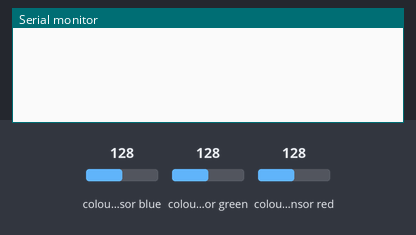
The sketch below on a simulated Arduino Uno, built with avr-gcc and run on an emulated ATmega328P. Parts: the last lines printed to the serial monitor. Wiring (inferred from the names in the program): TCS3200 colour sensor: output pin 10; S2 pin 12; S3 pin 11; S0 pin 8; S1 pin 9. The inputs (shaded band) are chosen by the test bench; at power-on: colour sensor blue 128, colour sensor green 128, colour sensor red 128.

Above: at 1.2 s.
1.3 s: colour sensor blue set to 191
At 1.83 s:
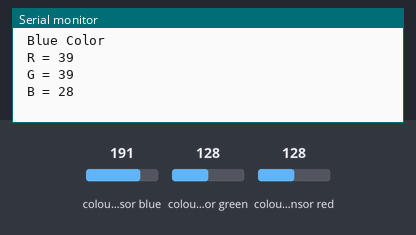
3.0 s: colour sensor green set to 250
At 3.33 s:
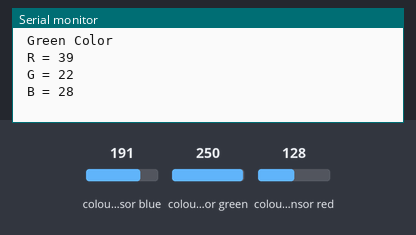

The sketch:

right_color.ino
```cpp
// Define some keywords so that we make our life easier (connect the sensor pins with the arduino's pins)
#define S0 8
#define S1 9
#define S2 12
#define S3 11
#define sensorOut 10

// Initialize the sensor's output values
int red = 0;
int green = 0;
int blue = 0;

// setup the arduino before running
void setup()
{
  // Begins serial communication
  // set data rate to 9600 bps for the communication between arduino board and pc
  Serial.begin(9600);

  // Setting the outputs and inputs
  pinMode(S0, OUTPUT);
  pinMode(S1, OUTPUT);
  pinMode(S2, OUTPUT);
  pinMode(S3, OUTPUT);
  pinMode(sensorOut, INPUT);

  // Setting frequency scaling to 100%
  digitalWrite(S0, HIGH);
  digitalWrite(S1, HIGH);
}

// the main function
void loop()
{
  // Let's read the red component using the red filters
  digitalWrite(S2, LOW);
  digitalWrite(S3, LOW);
  red = pulseIn(sensorOut, digitalRead(sensorOut) == HIGH ? LOW : HIGH);
  // Let's read the blue component using the blue filters
  digitalWrite(S3, HIGH);
  blue = pulseIn(sensorOut, digitalRead(sensorOut) == HIGH ? LOW : HIGH);
  // Let's read the green component using the green filters
  digitalWrite(S2, HIGH);
  green = pulseIn(sensorOut, digitalRead(sensorOut) == HIGH ? LOW : HIGH);

  // Check at what color range we are in (RGB)
  if (red < blue && red < green && red < 20)
  {
   Serial.println(" Red Color");
   Serial.print(" R = ");
   Serial.println(red);
   Serial.print(" G = ");
   Serial.println(green);
   Serial.print(" B = ");
   Serial.println(blue);
   Serial.println("   ");
  }

  else if (blue < red && blue < green)
  {
   Serial.println(" Blue Color");
   Serial.print(" R = ");
   Serial.println(red);
   Serial.print(" G = ");
   Serial.println(green);
   Serial.print(" B = ");
   Serial.println(blue);
   Serial.println("   ");
  }

  else if (green < red && green < blue)
  {
   Serial.println(" Green Color");
   Serial.print(" R = ");
   Serial.println(red);
   Serial.print(" G = ");
   Serial.println(green);
   Serial.print(" B = ");
   Serial.println(blue);
   Serial.println("   ");
  }
  delay(500);
 }
```

Measured:
- after the input at 1.3 s, the serial monitor: prints a new line after 0.20 s (image 1)
- after the input at 3.0 s, the serial monitor: prints a new line at once (image 2)
